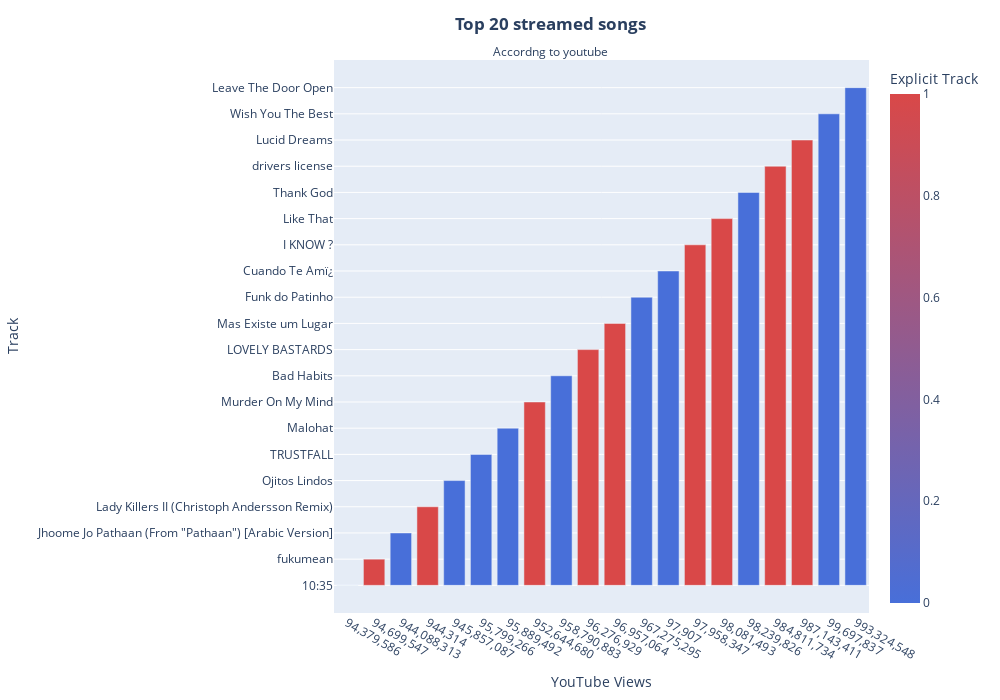

Notebook code cell kept with this figure:
### Code cell
youstream = df.copy()
youstream.sort_values(by='YouTube Views',ascending =False,inplace = True)
youstream =youstream.loc[youstream['Track'].shift() != youstream['Track']]
fig = px.bar(youstream.head(20)[::-1],y = 'Track',x='YouTube Views',color = 'Explicit Track',
             height=700,width=1000,color_continuous_scale=['#486fd9','#d94848'],
            labels=['Exceplicit','Not'],hover_data=['YouTube Likes'])
fig. update_coloraxes(showscale=True)
fig.update_layout(showlegend=True,title_text='<b>Top 20 streamed songs</b><br><sub>Accordng to youtube</sub><br>', title_x=0.55)

fig

### Figure 1 — Plotly figure (JSON) as saved in the notebook; plotly's stock layout.template omitted (floating-point values rounded to 4 significant figures)
{"data": [{"alignmentgroup": "True", "customdata": [["652,780"], ["1,222,012"], ["6,351,302"], ["17,943"], ["5,587,691"], ["746,279"], ["442,331"], ["8,820,105"], ["7,686,994"], ["1,777,074"], ["1,319,260"], ["1,562,052"], ["436"], ["1,237,197"], ["1,456,177"], ["752,054"], ["18,682,671"], ["9,384,427"], ["1,375,852"], ["9,537,455"]], "hovertemplate": "YouTube Views=%{x}<br>Track=%{y}<br>YouTube Likes=%{customdata[0]}<br>Explicit Track=%{marker.color}<extra></extra>", "legendgroup": "", "marker": {"color": [0, 1, 0, 1, 0, 0, 0, 1, 0, 1, 1, 0, 0, 1, 1, 0, 1, 1, 0, 0], "coloraxis": "coloraxis", "pattern": {"shape": ""}}, "name": "", "offsetgroup": "", "orientation": "v", "showlegend": false, "textposition": "auto", "type": "bar", "x": ["94,379,586", "94,699,547", "944,088,313", "944,314", "945,857,087", "95,799,266", "95,889,492", "952,644,680", "958,790,883", "96,276,929", "96,957,064", "967,275,295", "97,907", "97,958,347", "98,081,493", "98,239,826", "984,811,734", "987,143,411", "99,697,837", "993,324,548"], "xaxis": "x", "y": ["10:35", "fukumean", "Jhoome Jo Pathaan (From \"Pathaan\") [Arabic Version]", "Lady Killers II (Christoph Andersson Remix)", "Ojitos Lindos", "TRUSTFALL", "Malohat", "Murder On My Mind", "Bad Habits", "LOVELY BASTARDS", "Mas Existe um Lugar", "Funk do Patinho", "Cuando Te Amï¿", "I KNOW ?", "Like That", "Thank God", "drivers license", "Lucid Dreams", "Wish You The Best", "Leave The Door Open"], "yaxis": "y"}], "layout": {"barmode": "relative", "coloraxis": {"colorbar": {"title": {"text": "Explicit Track"}}, "colorscale": [[0, "#486fd9"], [1, "#d94848"]], "showscale": true}, "height": 700, "legend": {"tracegroupgap": 0}, "margin": {"t": 60}, "showlegend": true, "title": {"text": "<b>Top 20 streamed songs</b><br><sub>Accordng to youtube</sub><br>", "x": 0.55}, "width": 1000, "xaxis": {"anchor": "y", "autorange": true, "domain": [0, 1], "range": [-0.5, 19.5], "title": {"text": "YouTube Views"}, "type": "category"}, "yaxis": {"anchor": "x", "autorange": true, "domain": [0, 1], "range": [-1.056, 20.06], "title": {"text": "Track"}, "type": "category"}}}
